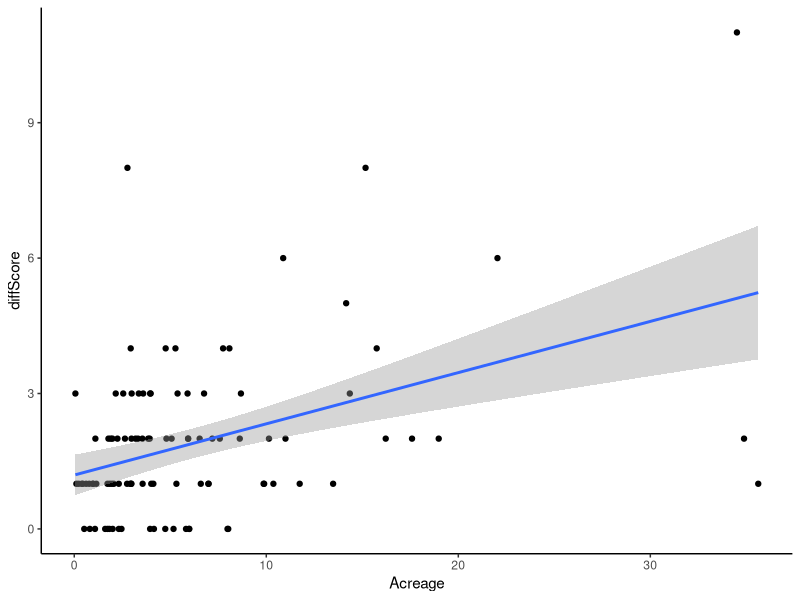
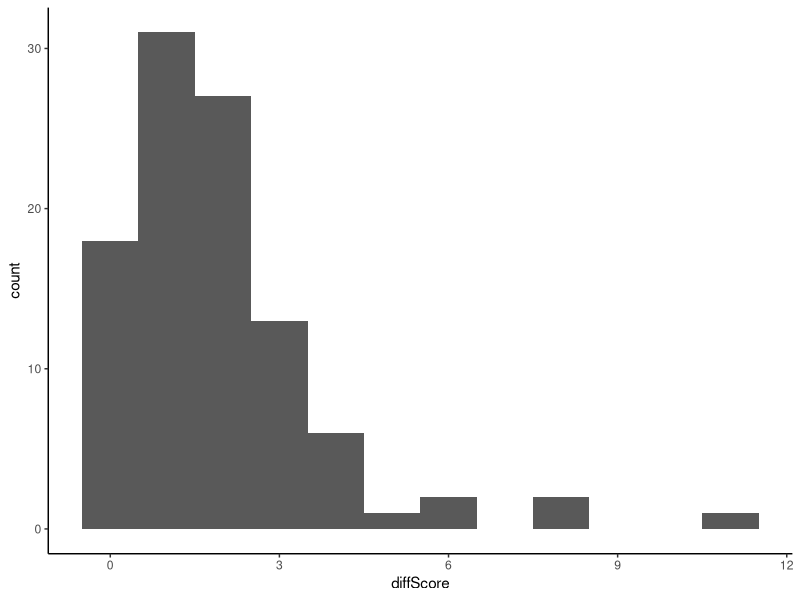
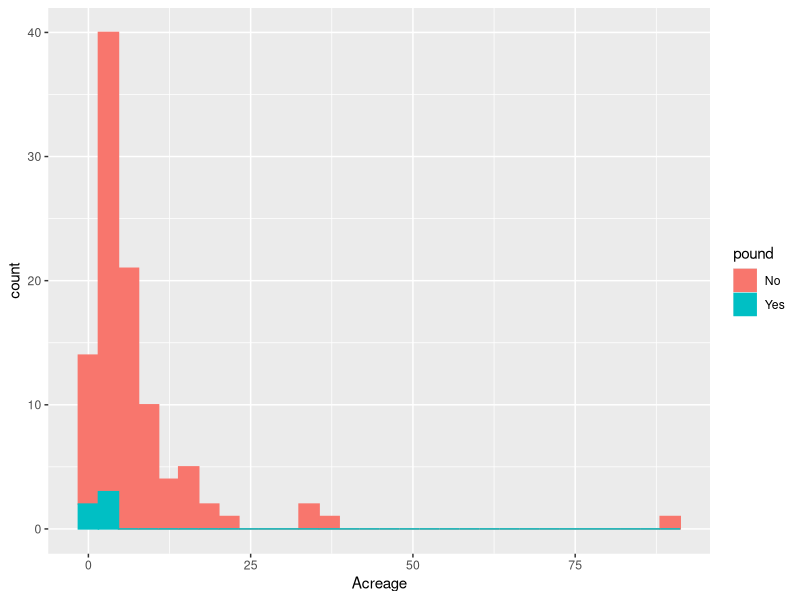
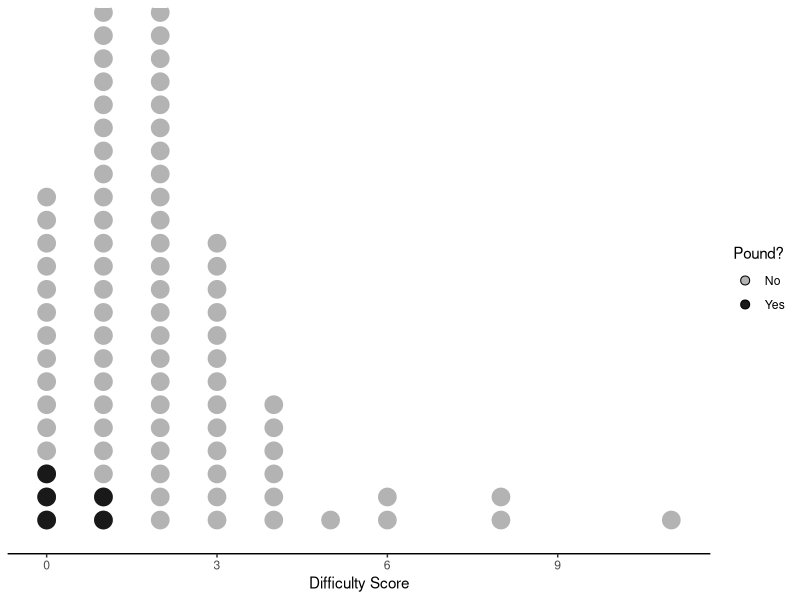
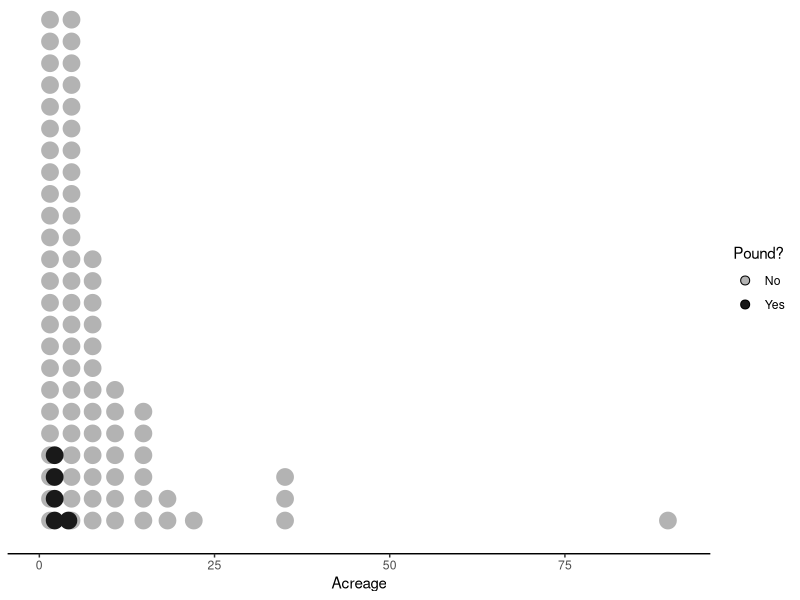
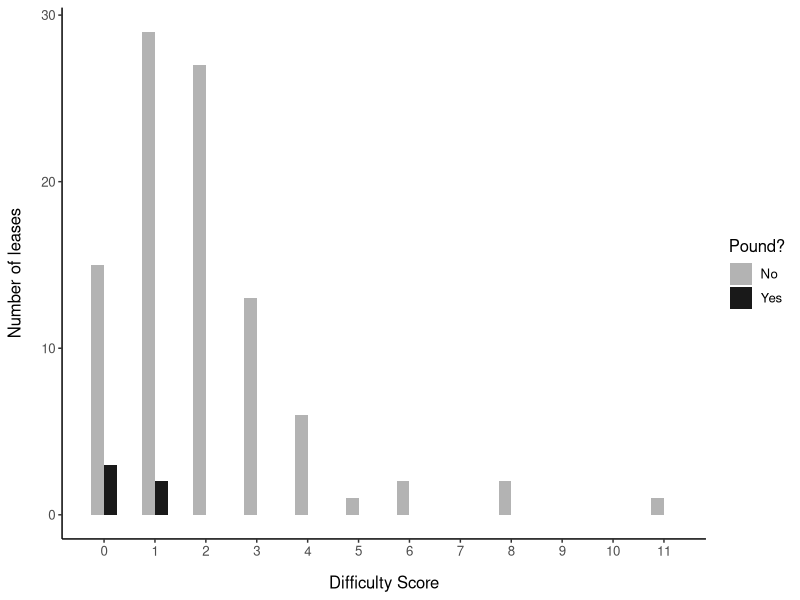
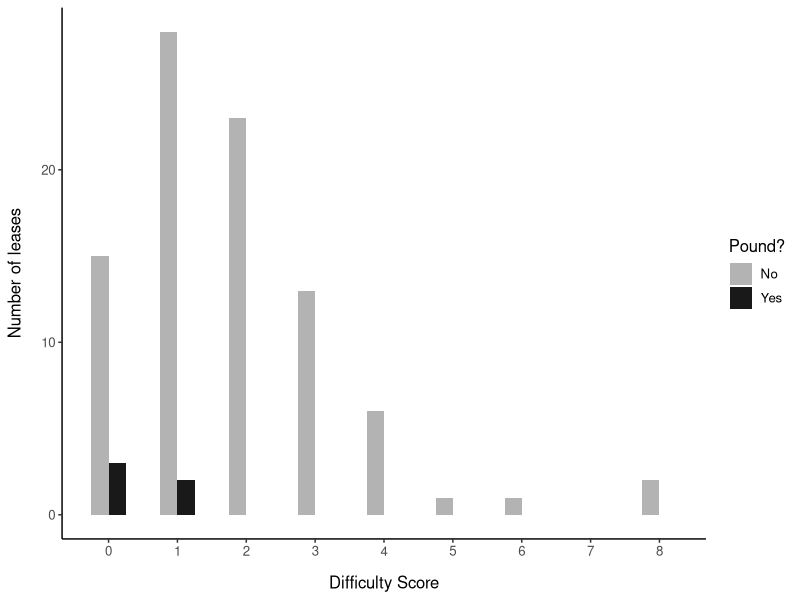
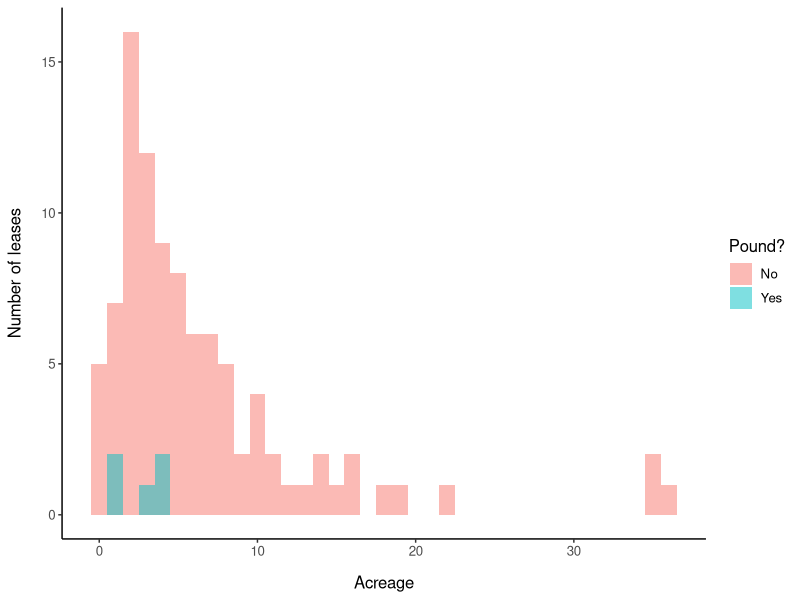

These figures' R source, in order: (Note: this script raises an error after producing the figures.)
#Difficulty Scoring Analysis
#RK 1/15/23

library(tidyverse)
library(rstatix)
#Input data
data<-read.csv("difficulty.csv")

data<- data %>%
  rename(
    numConditions = X..conditions.on.lease,
    numWitFor = Witnesses.testifying.on.behalf.of.applicant,
    witForScore = Witnesses.for.applicant.score,
    numWitOpp = X..of.unique.individuals.testifying.in.opposition,
    witOppScore = Witnesses.opposed.score,
    commentsOpp = Emails..letters..petitions..etc..received.in.opposition.,
    diffScore = Total.points,
    pound = Pound.,
    appType = App.type..most.recent.included.in.lease.decision.PDF.,
    leaseType = Lease.Type,
    areaMod = Alteration.of.lease.area
  )

mean(data$Acreage) #mean acreage = 7.05

data<- data %>% 
  mutate(
    leaseType = as.factor(leaseType),
    appType = as.factor(appType),
    pound = as.factor(pound))

#Subsets of data
Pounds <- data %>% filter(pound == "Yes")
noPound <- data %>% filter(pound == "No")
noOutlier<- data %>% filter(Acreage < 60)

mean(Pounds$diffScore) #0.4
sd(Pounds$diffScore) #0.55
mean(noPound$diffScore) #1.98
sd(noPound$diffScore) #1.84

opposed <- noPound %>% filter(numWitOpp > 0)
length(opposed$numWitOpp)

area <- noPound %>% filter(areaMod > 0)
length(area$areaMod)

#Summary statistics
data %>% group_by(pound) %>%
  get_summary_stats(diffScore, type = "common")

data %>% group_by(pound) %>%
  get_summary_stats(numConditions, type="common")

data %>% group_by(pound) %>%
  get_summary_stats(Acreage, type="common")

noPound %>% group_by(leaseType) %>%
  get_summary_stats(diffScore, type="common")

stat.test <- data %>% 
  wilcox_test(diffScore ~ pound, alternative = "greater") %>%
  add_significance()
stat.test

wilcox.test(Pounds$diffScore, noPound$diffScore, alternative = "less")
wilcox.test(data=data, diffScore ~ pound, alternative = "greater")


test<-lm(formula = diffScore ~ Acreage * App..length..pages., data = noOutlier)     
summary(test)

ggplot(noOutlier, aes(x=Acreage, y=diffScore))+ geom_point()+geom_smooth(method="lm")+theme_classic()
test2<-lm(formula = diffScore ~ Acreage, data = noOutlier)     
summary(test2)

dataSmall <- data %>% filter(Acreage <17.3)
wilcox.test(data=dataSmall, diffScore ~ pound, alternative = "greater")

dataSmaller <- data %>% filter(Acreage <4.16)
wilcox.test(data=dataSmaller, diffScore ~ pound, alternative = "greater")



# Graphs ------------------------------------------------------------------

ggplot(data, aes(x=diffScore))+geom_histogram(binwidth = 1)+theme_classic()
ggplot(data, aes(x=Acreage, fill=pound, color=pound))+geom_histogram()

#Difficulty Score dotplot
ggplot(data, aes(x=diffScore, fill=pound, color=pound))+geom_dotplot(binwidth = 0.25, stackratio = 1.3, dotsize = 1.25, jitter=2)+theme_classic()+theme(axis.title.y = element_blank())+labs(x="Difficulty Score", y="")+scale_y_continuous(breaks = NULL)+scale_fill_grey(start=0.7, end=0.1)+scale_color_grey(start=0.7, end=0.1)+ guides(fill=guide_legend("Pound?"), color="none")


ggplot(data, aes(x=Acreage, fill=pound, color=pound))+geom_dotplot(dotsize = 0.8, stackratio = 1.3)+theme_classic()+theme(axis.title.y = element_blank())+labs(x="Acreage", y="")+scale_y_continuous(breaks = NULL)+scale_fill_grey(start=0.7, end=0.1)+scale_color_grey(start=0.7, end=0.1)+ guides(fill=guide_legend("Pound?"), color=FALSE)


#diff score histogram
ggplot(data, aes(x=diffScore, fill=pound))+geom_histogram(binwidth = 0.5, position = "dodge")+theme_classic()+labs(x="Difficulty Score", y="Number of leases")+guides(fill=guide_legend("Pound?"), color="none")+scale_x_continuous(breaks=seq(0,12,1))+scale_fill_grey(start=0.7, end=0.1)+theme(axis.title.y = element_text(margin = margin(r = 12)), axis.title.x = element_text(margin = margin(t = 12)), text=element_text(size=12))

#diff score histogram
ggplot(dataSmall, aes(x=diffScore, fill=pound))+geom_histogram(binwidth = 0.5, position = "dodge")+theme_classic()+labs(x="Difficulty Score", y="Number of leases")+guides(fill=guide_legend("Pound?"), color="none")+scale_x_continuous(breaks=seq(0,12,1))+scale_fill_grey(start=0.7, end=0.1)+theme(axis.title.y = element_text(margin = margin(r = 12)), axis.title.x = element_text(margin = margin(t = 12)), text=element_text(size=12))


#diff score histogram no outlier
ggplot(noOutlier, aes(x=Acreage, fill=pound))+geom_histogram(binwidth = 1, alpha = 0.5, position = "identity")+theme_classic()+labs(x="Acreage", y="Number of leases")+guides(fill=guide_legend("Pound?"), color="none")+scale_x_continuous(breaks=seq(0,90,10))+theme(axis.title.y = element_text(margin = margin(r = 12)), axis.title.x = element_text(margin = margin(t = 12)), text=element_text(size=12))


#fit ordinary least squares regression model
ols <- lm(diffScore~Acreage, data=data)

#create plot of y-values vs. standardized residuals
plot(data$diffScore, rstandard(ols), ylab='Standardized Residuals', xlab='y') 
abline(h=0)

qqplot(ols)
library(ggfortify)
autoplot(ols)

par(mfrow = c(2, 2))
plot(ols)
summary(ols)


library(MASS)

#fit robust regression model
robust <- rlm(diffScore~Acreage, data=data, psi = psi.huber)
robust
summary(robust)


#fit ordinary least squares regression model
ols2 <- lm(diffScore~Acreage, data=dataSmall)

#create plot of y-values vs. standardized residuals
plot(dataSmall$diffScore, rstandard(ols2), ylab='Standardized Residuals', xlab='y') 
abline(h=0)

qqplot(ols)
library(ggfortify)
autoplot(ols)

par(mfrow = c(2, 2))
plot(ols2)
summary(ols2)$r.squared

#fit robust regression model
robust <- rlm(diffScore~Acreage, data=data)
robust
summary(robust)$r.squared
